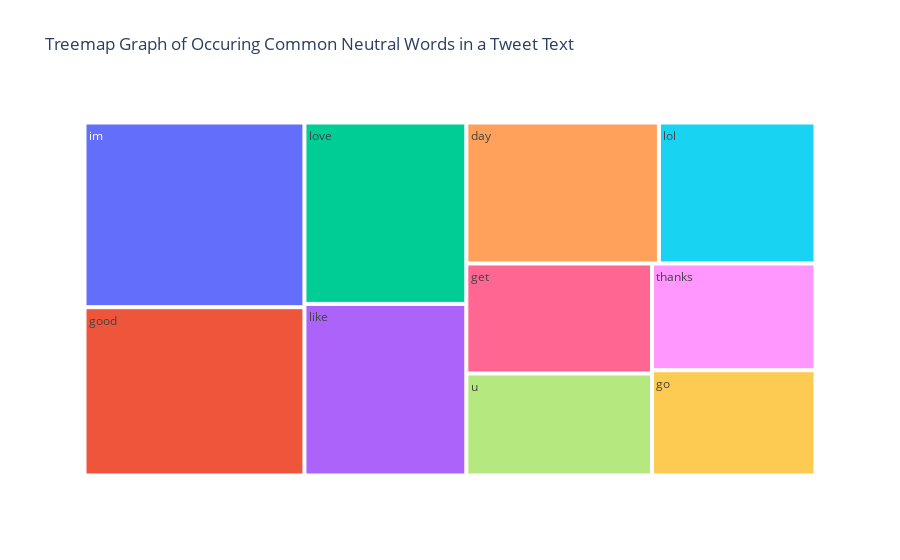

Notebook code for this chart:
### Code cell
#Creating a Tree Map Graph of common neutral Words in a TweetText
fig = px.treemap(temp_pos, path=['Common Words'],
                 values='Count',
                 title='Treemap Graph of Occuring Common Neutral Words in a Tweet Text')
fig.show()

### Figure 1 — Plotly figure (JSON) as saved in the notebook; plotly's stock layout.template omitted (floating-point values rounded to 4 significant figures)
{"data": [{"branchvalues": "total", "domain": {"x": [0, 1], "y": [0, 1]}, "hovertemplate": "labels=%{label}<br>Count=%{value}<br>parent=%{parent}<br>id=%{id}<extra></extra>", "ids": ["day", "get", "go", "good", "im", "like", "lol", "love", "thanks", "u"], "labels": ["day", "get", "go", "good", "im", "like", "lol", "love", "thanks", "u"], "name": "", "parents": ["", "", "", "", "", "", "", "", "", ""], "type": "treemap", "values": [58982, 44360, 37398, 80420, 88247, 60353, 47955, 63790, 37911, 41161]}], "layout": {"legend": {"tracegroupgap": 0}, "title": {"text": "Treemap Graph of Occuring Common Neutral Words in a Tweet Text"}}}
